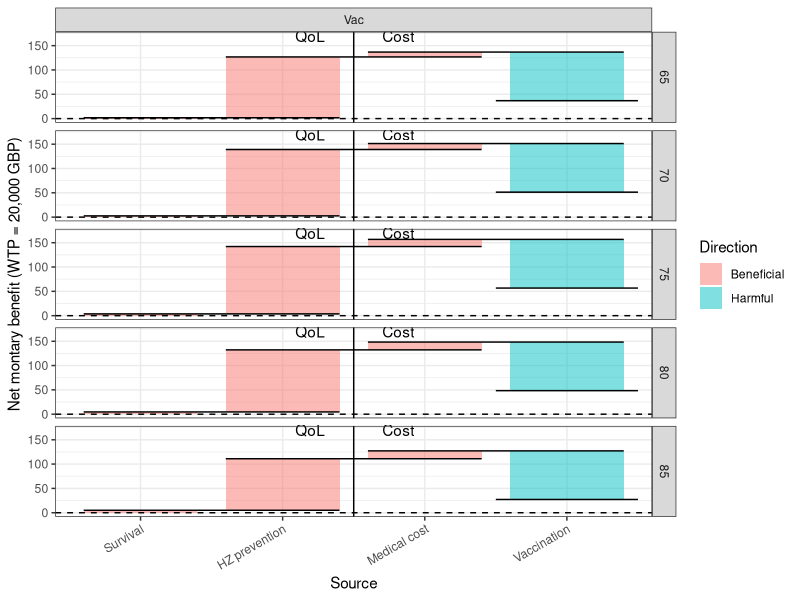

Here is the R script that generated this plot:
library(tidyverse)

theme_set(theme_bw())



stats_yss <- read_csv(here::here("docs", "tabs", "stats_ys_rzv.csv"))

dat <- read_csv(here::here("docs", "tabs", "stats_ce_rzv.csv"))


dat %>% 
  select(-c(L, U)) %>%
  filter(Index %in% c("dQ_HZ_d", "dQ_Life_d", "dC_Vac_d", "dC_Med_d")) %>% 
  group_by(Age0, Arm) %>% 
  mutate(
    M = ifelse(Index == "dC_Vac_d", M / 85 * 50, M),
    Type = ifelse(startsWith(Index, "dQ"), "QoL", "Cost"),
    Index = factor(Index, c("dQ_Life_d", "dQ_HZ_d", "dC_Med_d", "dC_Vac_d")),
    id = as.numeric(Index)
  ) %>%
  arrange(Index) %>% 
  mutate(
    M = ifelse(Type == "QoL", M * 2e4, -M),
    y1 = cumsum(M),
    y0 = c(0, y1[-n()]),
    Direction = ifelse(M > 0, "Beneficial", "Harmful")
  ) %>% 
  filter(Age0 %in% c(65, 70, 75, 80, 85)) %>% 
  ggplot() +
  geom_rect(aes(x = Index, xmin = id - 0.4, xmax = id + 0.4, ymin = y0, ymax = y1, fill = Direction), alpha = 0.5) +
  geom_segment(aes(x=ifelse(id == last(id), last(id) - 0.5, id - 0.4), 
                   xend=ifelse(id == last(id), last(id) + 0.5, id + 1.4), 
                   y=y1, 
                   yend=y1)) +
  geom_hline(yintercept = 0, linetype = 2) +
  geom_vline(xintercept = 2.5) +
  annotate("text", x = 2.3, y = 170, label = "QoL", hjust = 1) +
  annotate("text", x = 2.7, y = 170, label = "Cost", hjust = 0) +
  scale_y_continuous("Net montary benefit (WTP = 20,000 GBP)") + 
  scale_x_discrete("Source", labels = c("dQ_Life_d" = "Survival", "dQ_HZ_d" = "HZ prevention", "dC_Med_d" = "Medical cost", "dC_Vac_d" = "Vaccination")) +
  facet_grid(Age0~Arm) +
  theme(axis.text.x = element_text(angle = 30, hjust = 1))

  
